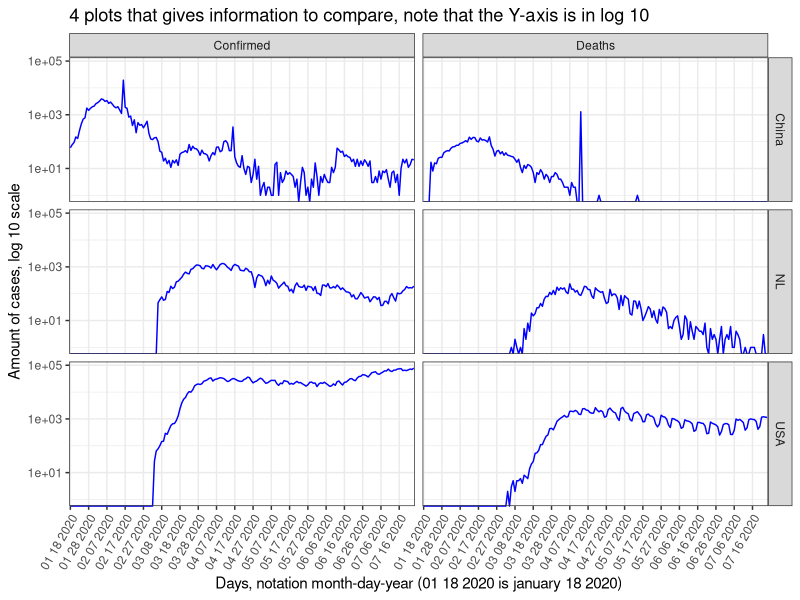
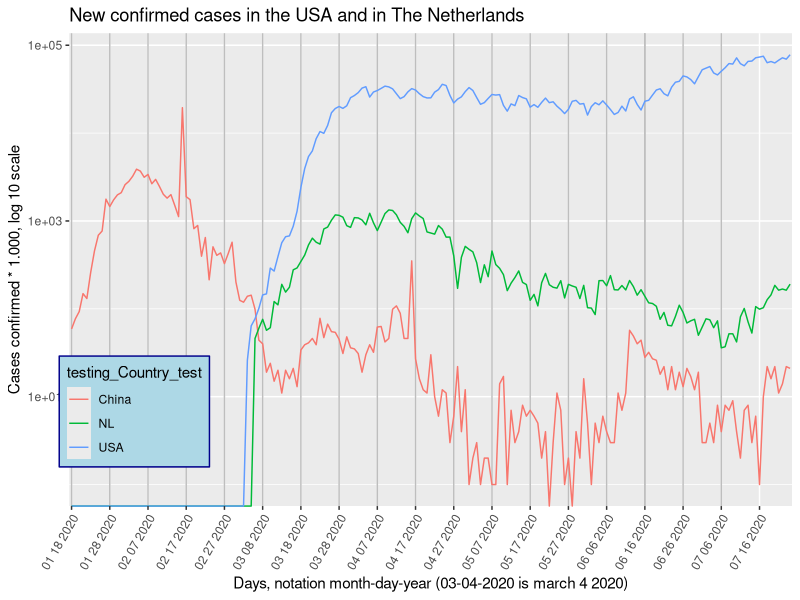
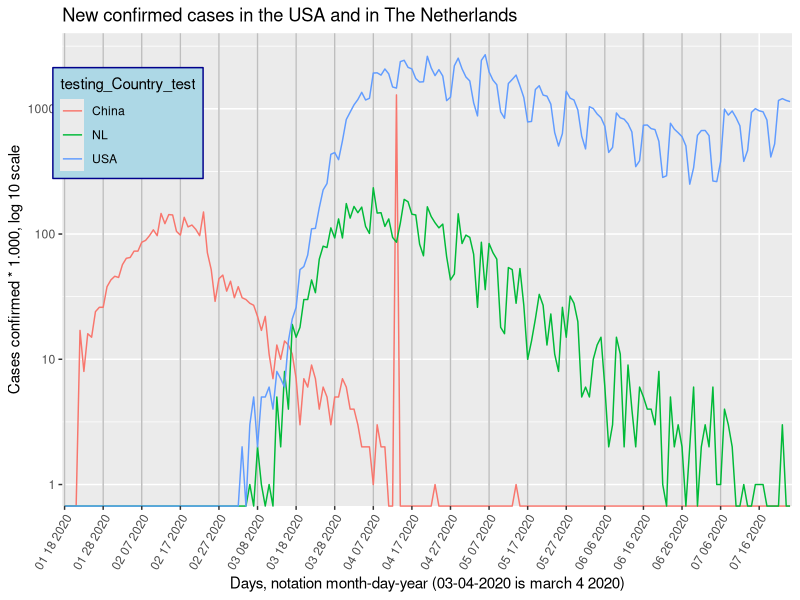
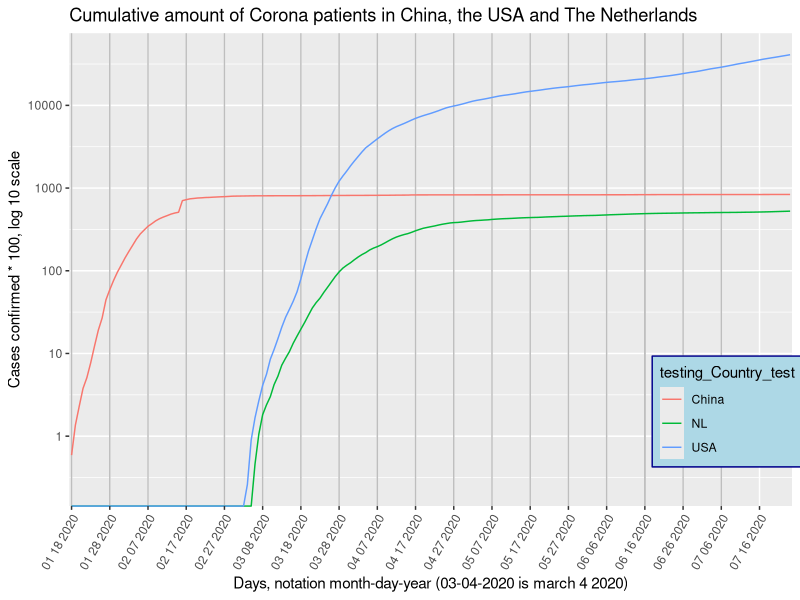
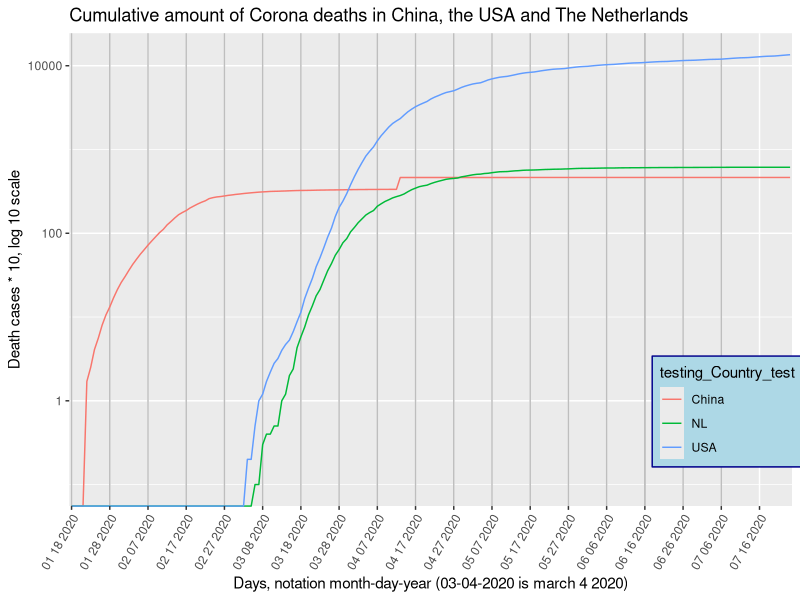
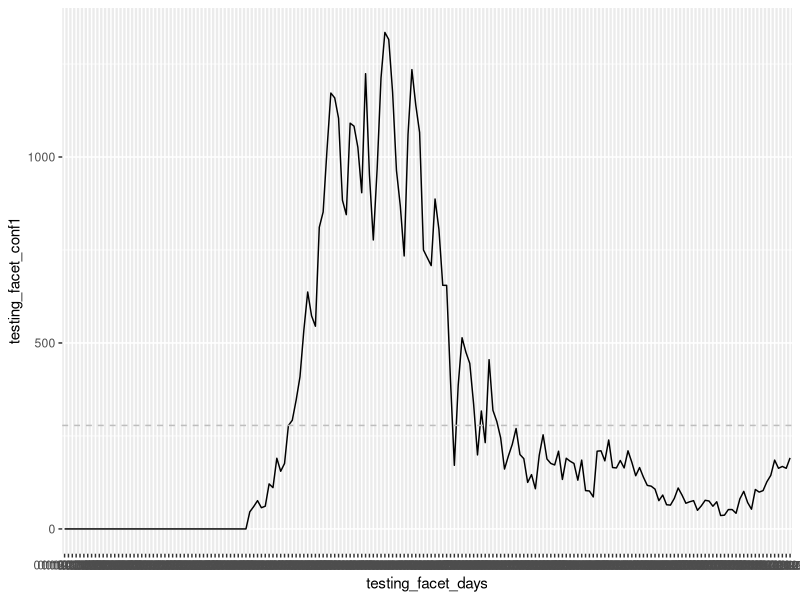
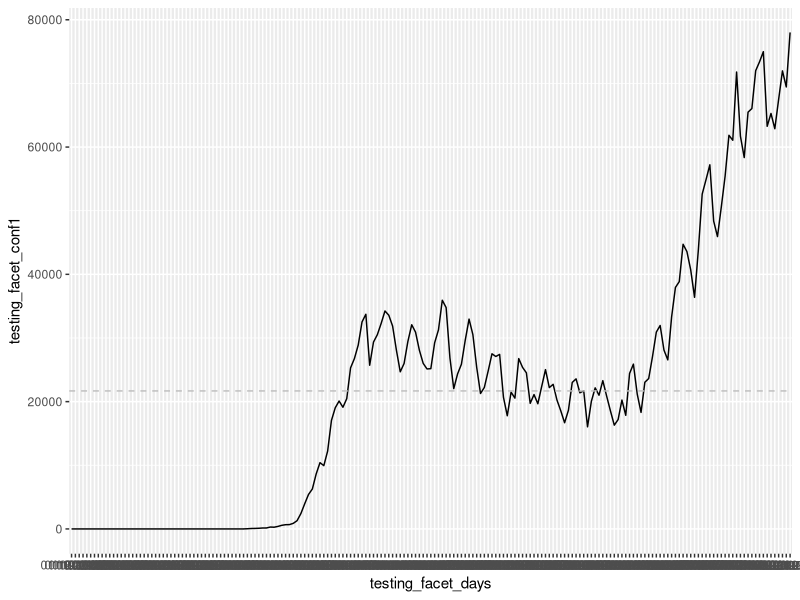
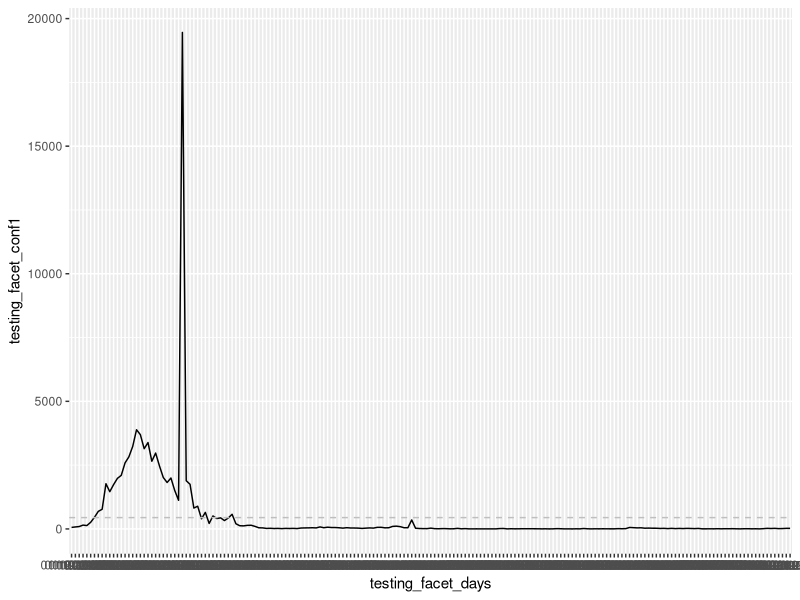

The R script that drew these images, in order:
## ---- chunk 1
library(tidyverse)
library(ggrepel)
library(knitr)
library(kableExtra)
library(ggplot2)
## ---- chunk 2

testing_facet_days_1_time <- c("01 18 2020", "01 19 2020", "01 20 2020", "01 21 2020", "01 22 2020", "01 23 2020", "01 24 2020", "01 25 2020", "01 26 2020", "01 27 2020", "01 28 2020", "01 29 2020", "01 30 2020", "01 31 2020", "02 01 2020", "02 02 2020", "02 03 2020", "02 04 2020", "02 05 2020", "02 06 2020", "02 07 2020", "02 08 2020", "02 09 2020", "02 10 2020", "02 11 2020", "02 12 2020", "02 13 2020", "02 14 2020", "02 15 2020", "02 16 2020", "02 17 2020", "02 18 2020", "02 19 2020", "02 20 2020", "02 21 2020", "02 22 2020", "02 23 2020", "02 24 2020", "02 25 2020", "02 26 2020", "02 27 2020", "02 28 2020", "02 29 2020", "03 01 2020",  "03 02 2020", "03 03 2020", "03 04 2020", "03 05 2020", "03 06 2020", "03 07 2020", "03 08 2020", "03 09 2020", "03 10 2020", "03 11 2020", "03 12 2020", "03 13 2020", "03 14 2020", "03 15 2020", "03 16 2020", "03 17 2020", "03 18 2020", "03 19 2020", "03 20 2020", "03 21 2020", "03 22 2020", "03 23 2020", "03 24 2020", "03 25 2020", "03 26 2020", "03 27 2020", "03 28 2020", "03 29 2020", "03 30 2020", "03 31 2020", "04 01 2020", "04 02 2020", "04 03 2020", "04 04 2020", "04 05 2020", "04 06 2020", "04 07 2020", "04 08 2020", "04 09 2020", "04 10 2020", "04 11 2020", "04 12 2020", "04 13 2020", "04 14 2020", "04 15 2020", "04 16 2020", "04 17 2020", "04 18 2020", "04 19 2020", "04 20 2020", "04 21 2020", "04 22 2020", "04 23 2020", "04 24 2020", "04 25 2020", "04 26 2020", "04 27 2020", "04 28 2020", "04 29 2020", "04 30 2020", "05 01 2020", "05 02 2020", "05 03 2020", "05 04 2020", "05 05 2020", "05 06 2020", "05 07 2020", "05 08 2020", "05 09 2020", "05 10 2020", "05 11 2020", "05 12 2020", "05 13 2020", "05 14 2020", "05 15 2020", "05 16 2020", "05 17 2020", "05 18 2020", "05 19 2020", "05 20 2020", "05 21 2020", "05 22 2020", "05 23 2020", "05 24 2020", "05 25 2020", "05 26 2020", "05 27 2020", "05 28 2020", "05 29 2020", "05 30 2020", "05 31 2020", "06 01 2020", "06 02 2020", "06 03 2020", "06 04 2020", "06 05 2020", "06 06 2020", "06 07 2020", "06 08 2020", "06 09 2020", "06 10 2020", "06 11 2020", "06 12 2020", "06 13 2020", "06 14 2020", "06 15 2020", "06 16 2020", "06 17 2020", "06 18 2020", "06 19 2020", "06 20 2020", "06 21 2020", "06 22 2020", "06 23 2020", "06 24 2020", "06 25 2020", "06 26 2020", "06 27 2020", "06 28 2020", "06 29 2020", "06 30 2020", "07 01 2020", "07 02 2020", "07 03 2020", "07 04 2020", "07 05 2020", "07 06 2020", "07 07 2020", "07 08 2020", "07 09 2020", "07 10 2020", "07 11 2020", "07 12 2020", "07 13 2020", "07 14 2020", "07 15 2020", "07 16 2020", "07 17 2020", "07 18 2020", "07 19 2020", "07 20 2020", "07 21 2020", "07 22 2020", "07 23 2020", "07 24 2020")

testing_some_days_test_db <- c("01 18 2020", "", "", "", "", "", "", "", "", "", "01 28 2020", "", "", "", "", "", "", "", "", "", "02 07 2020", "", "", "", "", "", "", "", "", "", "02 17 2020", "", "", "", "", "", "", "", "", "", "02 27 2020", "", "", "", "", "", "", "", "", "", "03 08 2020", "", "", "", "", "", "", "", "", "", "03 18 2020", "", "", "", "", "", "", "", "", "", "03 28 2020", "", "", "", "", "", "", "", "", "", "04 07 2020", "", "", "", "", "", "", "", "", "", "04 17 2020", "", "", "", "", "", "", "", "", "", "04 27 2020", "", "", "", "", "", "", "", "", "", "05 07 2020", "", "", "", "", "", "", "", "", "", "05 17 2020", "", "", "", "", "", "", "", "", "", "05 27 2020", "", "", "", "", "", "", "", "", "", "06 06 2020", "", "", "", "", "", "", "", "", "", "06 16 2020", "", "", "", "", "", "", "", "", "", "06 26 2020", "", "", "", "", "", "", "", "", "", "07 06 2020", "", "", "", "", "", "", "", "", "", "07 16 2020", "", "", "", "", "", "", "", "")

testing_total_new_confirmed_cases_USA <- c(0, 0, 0, 0, 0, 0, 0, 0, 0, 0,0, 0, 0, 0, 0, 0, 0, 0, 0, 0,0, 0, 0, 0, 0, 0, 0, 0, 0, 0,0, 0, 0, 0, 0, 0, 0, 0, 0, 0, 0, 0, 0, 0, 0, 0, 26, 64, 77, 101, 144, 148, 291, 269, 393, 565, 662, 676, 872, 1291, 2410, 3948, 5417, 6271, 8631, 10410, 9939, 12226, 17050, 19046, 20093, 19118, 20463, 25305, 26756, 28879, 32525, 33725, 25717, 29359, 30512, 32282, 34243, 33578, 31869, 28057, 24685, 25987, 29465, 32076, 30915, 28084, 26013, 25132, 25178, 29246, 31277, 35930, 34782, 26858, 22042, 24359, 25869, 29637, 32964, 30531, 25382, 21278, 22226, 24805, 27514, 27095, 27421, 20697, 17779, 21486, 20549, 26762, 25382, 24527, 19731, 21109, 19662, 22368, 25028, 22206, 22717, 20253, 18554, 16682, 18636, 23016, 23575, 21385, 21696, 16040, 20039, 22162, 21004, 23292, 20865, 18535, 16301, 17180, 20244, 17849, 24421, 25891, 21191, 18307, 23047, 23624, 27082, 30927, 31963, 28095, 26558, 33315, 37945, 38853, 44726, 43581, 40691, 36390, 43865, 52609, 54869, 57209, 48369, 45932, 50586, 55442, 61848, 61067, 71787, 61719, 58349, 65488, 66048, 72005, 73388, 74987, 63259, 65279, 62879, 67479, 71967, 69443, 78009)

testing_total_new_death_cases_USA <- c(0, 0, 0, 0, 0, 0, 0, 0, 0, 0,0, 0, 0, 0, 0, 0, 0, 0, 0, 0,0, 0, 0, 0, 0, 0, 0, 0, 0, 0,0, 0, 0, 0, 0, 0, 0, 0, 0, 0, 0, 0, 0, 0, 0, 0, 2, 0, 3, 5, 2, 5, 5, 6, 4, 8, 7, 6, 14, 21, 26, 52, 55, 68, 110, 111, 162, 225, 253, 433, 447, 392, 554, 821, 940, 1075, 1185, 1353, 1175, 1212, 1928, 1936, 1856, 2078, 1899, 1493, 1462, 2378, 2438, 2141, 2080, 1743, 1634, 1643, 2624, 2119, 1840, 2053, 1825, 1161, 1237, 2204, 2536, 2083, 1794, 1668, 1117, 877, 2435, 2701, 1971, 1695, 1555, 945, 840, 1591, 1715, 1858, 1524, 1231, 785, 792, 1425, 1528, 1286, 1262, 1089, 646, 504, 634, 1379, 1216, 1175, 979, 605, 478, 1039, 1004, 909, 849, 725, 448, 491, 926, 847, 826, 759, 654, 345, 384, 739, 742, 694, 682, 550, 283, 292, 766, 688, 644, 599, 506, 250, 338, 613, 670, 671, 610, 265, 262, 378, 993, 890, 960, 849, 731, 380, 465, 936, 1002, 963, 946,813, 412, 524, 1165, 1205, 1166, 1141)

testing_total_new_confirmed_cases_NL <- c(0, 0, 0, 0, 0, 0, 0, 0, 0, 0,0, 0, 0, 0, 0, 0, 0, 0, 0, 0,0, 0, 0, 0, 0, 0, 0, 0, 0, 0,0, 0, 0, 0, 0, 0, 0, 0, 0, 0, 0, 0, 0, 0, 0, 0, 0, 0, 46, 60, 76, 57, 61, 121, 111, 190, 155, 176, 278, 292, 346, 409, 534, 637, 573, 545, 811, 852, 1019, 1172, 1159, 1104, 884, 845, 1091, 1083, 1026, 904, 1224, 952, 777, 969, 1213, 1335, 1316, 1174, 964, 868, 734, 1061, 1235, 1140, 1066, 750, 729, 708, 887, 806, 655, 655, 400, 171, 386, 514, 475, 445, 335, 199, 317, 232, 455, 319, 289, 245, 161, 196, 227, 270, 200, 189, 125, 146, 108, 198, 253, 188, 176, 172, 209, 133, 190, 182, 176, 131, 185, 103, 102, 86, 209, 210, 183, 239, 165, 164, 184, 164, 210, 179, 143, 165, 139, 117, 115, 107, 76, 91, 65, 64, 82, 110, 91, 69, 73, 76, 50, 62, 77, 75, 61, 73, 36, 37, 52, 52, 42, 81, 101, 71, 53, 106, 99, 103, 127, 144, 185, 163, 168, 163, 191)

testing_total_new_death_cases_NL <- c(0, 0, 0, 0, 0, 0, 0, 0, 0, 0,0, 0, 0, 0, 0, 0, 0, 0, 0, 0,0, 0, 0, 0, 0, 0, 0, 0, 0, 0,0, 0, 0, 0, 0, 0, 0, 0, 0, 0, 0, 0, 0, 0, 0, 0, 0, 0, 1, 0, 2, 1, 0, 1, 0, 5, 2, 8, 4, 19, 15, 18, 30, 30, 43, 34, 63, 80, 78, 112, 93, 132, 93, 175, 134, 166, 148, 164, 115, 101, 234, 147, 148, 115, 132, 94, 86, 122, 189, 181, 144, 142, 83, 67, 165, 138, 123, 112, 120, 66, 43, 48, 145, 84, 98, 94, 69, 26, 86, 36, 84, 71, 63, 18, 16, 54, 52, 28, 53, 27, 10, 14, 21, 33, 27, 13, 23, 11, 8, 26, 15, 32, 28, 20, 5, 6, 5, 10, 13, 15, 6, 2, 3, 15, 11, 2, 9, 4, 2, 6, 5, 4, 4, 3, 8, 1, 0, 5, 2, 3, 2, 0, 2, 6, 0, 2, 3, 2, 6, 1, 1, 4, 3, 2, 0, 0, 1, 0, 0, 1, 1, 1, 0, 0, 0, 0, 3, 0, 0)

testing_total_new_confirmed_cases_CH <- c(59, 77, 93, 149, 131, 259, 457, 688, 769, 1771, 1459, 1737, 1981, 2099, 2589, 2825, 3233, 3886, 3694, 3143, 3385, 2652, 2973, 2467, 2015, 1819, 1995, 1503, 1121, 19457, 1888, 1749, 817, 889, 397, 648, 214, 508, 406, 433, 327, 427, 573, 202, 125, 119, 139, 143, 99, 44, 40, 19, 24, 15, 20, 11, 20, 16, 21, 13, 34, 39, 41, 46, 39, 78, 47, 67, 55, 54, 45, 31, 48, 36, 35, 31, 19, 30, 39, 32, 62, 63, 42, 46, 99, 108, 89, 46, 46, 351, 27, 16, 12, 11, 30, 10, 6, 12, 11, 3, 6, 22, 4, 12, 1, 2, 3, 1, 2, 2, 1, 1, 14, 17, 1, 7, 3, 4, 8, 6, 7, 6, 5, 2, 4, 0, 3, 11, 7, 1, 2, 0, 4, 2, 16, 5, 1, 5, 3, 6, 4, 3, 3, 11, 7, 11, 57, 49, 40, 44, 28, 32, 27, 26, 18, 22, 12, 22, 12, 19, 13, 21, 17, 12, 19, 3, 3, 5, 3, 8, 4, 8, 7, 9, 4, 2, 7, 8, 3, 6, 1, 10, 22, 16, 22, 11, 14, 22, 21)

testing_total_new_death_cases_CH <- c(0, 0, 0, 0, 17, 8, 16, 15, 24, 26, 26, 38, 43, 46, 45, 57, 64, 65, 73, 73, 86, 89, 97, 108, 97, 146, 121, 143, 142, 105, 98, 136, 114, 118, 109, 97, 150, 71, 52, 29, 44, 47, 35, 42, 31, 38, 31, 30, 28, 27, 22, 17, 22, 11, 7, 13, 10, 14, 13, 11, 7, 3, 7, 6, 9, 7, 4, 6, 5, 3, 5, 5, 7, 6, 4, 4, 3, 2, 2, 2, 1, 3, 2, 2, 0, 0, 1290, 0, 0, 0, 0, 0, 0, 0, 0, 0, 1, 0, 0, 0, 0, 0, 0, 0, 0, 0, 0, 0, 0, 0, 0, 0, 0, 0, 0, 0, 0, 1, 0, 0, 0, 0, 0, 0, 0, 0, 0, 0, 0, 0, 0, 0, 0, 0, 0, 0, 0, 0,0, 0, 0, 0, 0, 0, 0, 0, 0, 0,0, 0, 0, 0, 0, 0, 0, 0, 0, 0, 0, 0, 0, 0, 0, 0, 0, 0, 0, 0, 0, 0, 0, 0, 0, 0, 0, 0, 0, 0, 0, 0, 0, 0, 0, 0, 0, 0, 0, 0, 0)


testing_facet_country_NL <- c("NL", "NL","NL", "NL", "NL", "NL","NL", "NL", "NL", "NL", "NL", "NL", "NL", "NL", "NL", "NL", "NL", "NL", "NL", "NL", "NL", "NL", "NL", "NL", "NL", "NL", "NL", "NL", "NL", "NL", "NL", "NL", "NL", "NL", "NL", "NL", "NL", "NL", "NL", "NL", "NL", "NL", "NL", "NL", "NL", "NL", "NL", "NL", "NL" ,"NL", "NL", "NL", "NL", "NL", "NL", "NL", "NL", "NL", "NL", "NL", "NL", "NL", "NL", "NL", "NL", "NL", "NL", "NL", "NL", "NL", "NL", "NL", "NL", "NL", "NL", "NL", "NL", "NL", "NL", "NL", "NL", "NL", "NL", "NL", "NL", "NL", "NL", "NL", "NL", "NL", "NL", "NL", "NL", "NL", "NL" ,"NL", "NL", "NL", "NL", "NL", "NL", "NL", "NL", "NL", "NL", "NL", "NL", "NL", "NL", "NL", "NL", "NL", "NL", "NL", "NL", "NL", "NL", "NL", "NL", "NL", "NL", "NL", "NL", "NL", "NL", "NL", "NL", "NL", "NL", "NL", "NL", "NL", "NL", "NL", "NL", "NL", "NL", "NL", "NL", "NL", "NL", "NL", "NL", "NL", "NL", "NL", "NL", "NL", "NL", "NL", "NL", "NL", "NL", "NL", "NL", "NL", "NL", "NL", "NL", "NL", "NL", "NL" , "NL", "NL", "NL", "NL", "NL", "NL" , "NL", "NL", "NL", "NL", "NL", "NL", "NL", "NL", "NL", "NL", "NL", "NL", "NL", "NL", "NL", "NL", "NL", "NL", "NL", "NL", "NL")
testing_facet_country_USA <- c("USA", "USA", "USA",  "USA", "USA", "USA", "USA", "USA", "USA", "USA", "USA", "USA", "USA", "USA", "USA", "USA", "USA", "USA", "USA", "USA", "USA", "USA", "USA", "USA", "USA", "USA", "USA", "USA", "USA", "USA", "USA", "USA", "USA", "USA", "USA", "USA", "USA", "USA", "USA", "USA", "USA", "USA", "USA", "USA", "USA", "USA", "USA", "USA", "USA", "USA", "USA", "USA", "USA", "USA", "USA", "USA", "USA", "USA", "USA", "USA", "USA" ,"USA", "USA", "USA", "USA", "USA", "USA", "USA", "USA", "USA", "USA", "USA", "USA", "USA", "USA", "USA", "USA", "USA", "USA", "USA", "USA", "USA", "USA", "USA", "USA", "USA", "USA", "USA", "USA", "USA", "USA", "USA", "USA", "USA", "USA", "USA", "USA", "USA", "USA", "USA", "USA", "USA", "USA", "USA", "USA", "USA", "USA" ,"USA", "USA", "USA", "USA", "USA", "USA", "USA", "USA", "USA", "USA", "USA", "USA", "USA", "USA", "USA", "USA", "USA", "USA", "USA", "USA", "USA", "USA", "USA", "USA", "USA", "USA", "USA", "USA", "USA", "USA", "USA", "USA", "USA", "USA", "USA", "USA", "USA", "USA", "USA", "USA", "USA", "USA", "USA", "USA", "USA", "USA", "USA", "USA", "USA", "USA", "USA", "USA", "USA", "USA", "USA", "USA", "USA", "USA", "USA", "USA", "USA","USA", "USA", "USA", "USA", "USA", "USA", "USA","USA", "USA", "USA", "USA", "USA", "USA", "USA", "USA", "USA", "USA", "USA", "USA", "USA", "USA")
testing_facet_country_CH <- c("China", "China", "China", "China", "China", "China", "China", "China", "China", "China", "China", "China", "China", "China", "China", "China", "China", "China", "China", "China", "China", "China", "China", "China", "China", "China", "China", "China", "China", "China","China", "China", "China", "China", "China", "China", "China", "China", "China", "China", "China", "China", "China", "China", "China", "China", "China", "China", "China", "China", "China", "China", "China", "China", "China", "China", "China", "China", "China", "China", "China", "China", "China", "China" ,"China", "China", "China", "China", "China", "China", "China", "China", "China", "China", "China", "China", "China", "China", "China", "China", "China", "China", "China", "China", "China", "China", "China", "China", "China", "China", "China", "China", "China", "China", "China", "China", "China", "China", "China", "China", "China", "China", "China", "China", "China", "China", "China", "China", "China", "China" ,"China", "China", "China", "China", "China", "China", "China", "China", "China", "China", "China", "China", "China", "China", "China", "China", "China", "China", "China", "China", "China", "China", "China", "China", "China", "China", "China", "China", "China", "China", "China", "China", "China", "China", "China", "China", "China", "China", "China", "China", "China", "China", "China", "China", "China", "China", "China", "China", "China", "China", "China", "China", "China", "China", "China", "China", "China", "China", "China", "China", "China", "China", "China", "China", "China", "China", "China", "China", "China", "China", "China", "China", "China", "China", "China", "China", "China", "China", "China")

testing_facet_conf <- c("Confirmed", "Confirmed", "Confirmed", "Confirmed", "Confirmed", "Confirmed", "Confirmed", "Confirmed", "Confirmed", "Confirmed", "Confirmed", "Confirmed", "Confirmed", "Confirmed", "Confirmed", "Confirmed", "Confirmed", "Confirmed", "Confirmed", "Confirmed", "Confirmed", "Confirmed", "Confirmed", "Confirmed", "Confirmed", "Confirmed", "Confirmed", "Confirmed", "Confirmed", "Confirmed", "Confirmed", "Confirmed", "Confirmed", "Confirmed", "Confirmed", "Confirmed", "Confirmed", "Confirmed", "Confirmed", "Confirmed", "Confirmed", "Confirmed", "Confirmed", "Confirmed", "Confirmed", "Confirmed", "Confirmed", "Confirmed", "Confirmed", "Confirmed", "Confirmed", "Confirmed", "Confirmed", "Confirmed", "Confirmed", "Confirmed", "Confirmed", "Confirmed", "Confirmed", "Confirmed", "Confirmed", "Confirmed", "Confirmed", "Confirmed", "Confirmed", "Confirmed", "Confirmed", "Confirmed", "Confirmed", "Confirmed", "Confirmed", "Confirmed", "Confirmed", "Confirmed", "Confirmed", "Confirmed", "Confirmed", "Confirmed", "Confirmed", "Confirmed", "Confirmed", "Confirmed", "Confirmed", "Confirmed", "Confirmed", "Confirmed", "Confirmed", "Confirmed", "Confirmed", "Confirmed", "Confirmed", "Confirmed", "Confirmed", "Confirmed", "Confirmed", "Confirmed", "Confirmed", "Confirmed", "Confirmed", "Confirmed", "Confirmed", "Confirmed", "Confirmed", "Confirmed", "Confirmed", "Confirmed", "Confirmed", "Confirmed", "Confirmed", "Confirmed", "Confirmed", "Confirmed", "Confirmed", "Confirmed", "Confirmed", "Confirmed", "Confirmed", "Confirmed", "Confirmed", "Confirmed", "Confirmed", "Confirmed", "Confirmed", "Confirmed", "Confirmed", "Confirmed", "Confirmed", "Confirmed", "Confirmed", "Confirmed", "Confirmed", "Confirmed", "Confirmed", "Confirmed", "Confirmed", "Confirmed", "Confirmed", "Confirmed", "Confirmed", "Confirmed", "Confirmed", "Confirmed", "Confirmed", "Confirmed", "Confirmed", "Confirmed", "Confirmed", "Confirmed", "Confirmed", "Confirmed", "Confirmed", "Confirmed", "Confirmed", "Confirmed", "Confirmed", "Confirmed", "Confirmed", "Confirmed", "Confirmed", "Confirmed", "Confirmed", "Confirmed", "Confirmed", "Confirmed", "Confirmed", "Confirmed", "Confirmed", "Confirmed", "Confirmed", "Confirmed", "Confirmed", "Confirmed", "Confirmed", "Confirmed", "Confirmed", "Confirmed", "Confirmed", "Confirmed", "Confirmed", "Confirmed", "Confirmed", "Confirmed", "Confirmed", "Confirmed", "Confirmed", "Confirmed", "Confirmed", "Confirmed", "Confirmed")
testing_facet_deaths <- c("Deaths", "Deaths", "Deaths", "Deaths", "Deaths", "Deaths", "Deaths", "Deaths", "Deaths", "Deaths", "Deaths", "Deaths", "Deaths", "Deaths", "Deaths", "Deaths", "Deaths", "Deaths", "Deaths", "Deaths", "Deaths", "Deaths", "Deaths", "Deaths", "Deaths", "Deaths", "Deaths", "Deaths", "Deaths", "Deaths", "Deaths", "Deaths", "Deaths", "Deaths", "Deaths", "Deaths", "Deaths", "Deaths", "Deaths", "Deaths", "Deaths", "Deaths", "Deaths", "Deaths", "Deaths", "Deaths", "Deaths", "Deaths", "Deaths", "Deaths", "Deaths", "Deaths", "Deaths", "Deaths", "Deaths", "Deaths", "Deaths", "Deaths", "Deaths", "Deaths", "Deaths", "Deaths", "Deaths", "Deaths", "Deaths", "Deaths", "Deaths", "Deaths", "Deaths", "Deaths", "Deaths", "Deaths", "Deaths", "Deaths", "Deaths", "Deaths", "Deaths", "Deaths", "Deaths", "Deaths", "Deaths", "Deaths", "Deaths", "Deaths", "Deaths", "Deaths", "Deaths", "Deaths", "Deaths", "Deaths", "Deaths", "Deaths", "Deaths", "Deaths", "Deaths", "Deaths", "Deaths", "Deaths", "Deaths", "Deaths", "Deaths", "Deaths", "Deaths", "Deaths", "Deaths", "Deaths", "Deaths", "Deaths", "Deaths", "Deaths", "Deaths", "Deaths", "Deaths", "Deaths", "Deaths", "Deaths", "Deaths", "Deaths", "Deaths", "Deaths", "Deaths", "Deaths", "Deaths", "Deaths", "Deaths", "Deaths", "Deaths", "Deaths", "Deaths", "Deaths", "Deaths", "Deaths", "Deaths", "Deaths", "Deaths", "Deaths", "Deaths", "Deaths", "Deaths", "Deaths", "Deaths", "Deaths", "Deaths", "Deaths", "Deaths", "Deaths", "Deaths", "Deaths", "Deaths", "Deaths", "Deaths", "Deaths", "Deaths", "Deaths", "Deaths", "Deaths", "Deaths", "Deaths", "Deaths", "Deaths", "Deaths", "Deaths", "Deaths", "Deaths", "Deaths", "Deaths", "Deaths", "Deaths", "Deaths", "Deaths", "Deaths", "Deaths", "Deaths", "Deaths", "Deaths", "Deaths", "Deaths", "Deaths", "Deaths", "Deaths", "Deaths", "Deaths", "Deaths", "Deaths", "Deaths", "Deaths", "Deaths", "Deaths", "Deaths")

testing_some_days_test_db <- c("01 18 2020", "", "", "", "", "", "", "", "", "", "01 28 2020", "", "", "", "", "", "", "", "", "", "02 07 2020", "", "", "", "", "", "", "", "", "", "02 17 2020", "", "", "", "", "", "", "", "", "", "02 27 2020", "", "", "", "", "", "", "", "", "", "03 08 2020", "", "", "", "", "", "", "", "", "", "03 18 2020", "", "", "", "", "", "", "", "", "", "03 28 2020", "", "", "", "", "", "", "", "", "", "04 07 2020", "", "", "", "", "", "", "", "", "", "04 17 2020", "", "", "", "", "", "", "", "", "", "04 27 2020", "", "", "", "", "", "", "", "", "", "05 07 2020", "", "", "", "", "", "", "", "", "", "05 17 2020", "", "", "", "", "", "", "", "", "", "05 27 2020", "", "", "", "", "", "", "", "", "", "06 06 2020", "", "", "", "", "", "", "", "", "", "06 16 2020", "", "", "", "", "", "", "", "", "", "06 26 2020", "", "", "", "", "", "", "", "", "", "07 06 2020", "", "", "", "", "", "", "", "", "", "07 16 2020", "", "", "", "", "", "", "", "")

day <- length(testing_facet_days_1_time)
testing_facet_days <- c(testing_facet_days_1_time, testing_facet_days_1_time, testing_facet_days_1_time, testing_facet_days_1_time, testing_facet_days_1_time, testing_facet_days_1_time)
testing_total_confirmed_cases_cum_USA <- cumsum(testing_total_new_confirmed_cases_USA)
testing_total_death_cases_cum_USA <- cumsum(testing_total_new_death_cases_USA)
testing_total_confirmed_cases_cum_NL <- cumsum(testing_total_new_confirmed_cases_NL)
testing_total_death_cases_cum_NL <- cumsum(testing_total_new_death_cases_NL)
testing_total_confirmed_cases_cum_CH <- cumsum(testing_total_new_confirmed_cases_CH)
testing_total_death_cases_cum_CH <- cumsum(testing_total_new_death_cases_CH)
testing_facet_amount_cases <- c(testing_total_new_confirmed_cases_NL, testing_total_new_confirmed_cases_USA, testing_total_new_confirmed_cases_CH, testing_total_new_death_cases_NL, testing_total_new_death_cases_USA, testing_total_new_death_cases_CH)
testing_facet_cases <- c(testing_facet_conf, testing_facet_conf, testing_facet_conf, testing_facet_deaths, testing_facet_deaths, testing_facet_deaths)
testing_facet_country1 <- c(testing_facet_country_NL, testing_facet_country_USA, testing_facet_country_CH)
testing_facet_country <- c(testing_facet_country1, testing_facet_country1)
testing_some_days <- c(testing_some_days_test_db, testing_some_days_test_db, testing_some_days_test_db, testing_some_days_test_db, testing_some_days_test_db, testing_some_days_test_db)
testing_facet_conf1 <- c(testing_total_new_confirmed_cases_NL, testing_total_new_confirmed_cases_USA, testing_total_new_confirmed_cases_CH, testing_total_new_death_cases_NL, testing_total_new_death_cases_USA, testing_total_new_death_cases_CH)
testing_cum1 <- c(testing_total_confirmed_cases_cum_NL, testing_total_confirmed_cases_cum_USA, testing_total_confirmed_cases_cum_CH, testing_total_death_cases_cum_NL, testing_total_death_cases_cum_USA, testing_total_death_cases_cum_CH)
testing_sort_case <- c(testing_facet_conf, testing_facet_conf, testing_facet_conf, testing_facet_deaths, testing_facet_deaths, testing_facet_deaths)
testing_Country_test <- c(testing_facet_country1, testing_facet_country1)
testing_DB <- data.frame(testing_facet_days, testing_facet_amount_cases, testing_facet_cases, testing_facet_country)
db_test1000 <- data.frame(testing_facet_days, testing_some_days, testing_facet_conf1, testing_cum1, testing_Country_test, testing_sort_case)
## ---- chunk 3
testing_DB %>% ggplot(aes(testing_facet_days, testing_facet_amount_cases, group = 1)) + theme_bw() + geom_line(color = "blue") + facet_grid(testing_facet_country ~ testing_facet_cases) + theme(axis.text.x = element_text(angle = 60, vjust = 1, hjust = 1)) + scale_y_continuous(trans = "log10") + scale_x_discrete(breaks = testing_some_days_test_db, labels = testing_some_days_test_db) + xlab("Days, notation month-day-year (01 18 2020 is january 18 2020)") + ylab("Amount of cases, log 10 scale") + ggtitle("4 plots that gives information to compare, note that the Y-axis is in log 10") 
## ---- chunk 4
db_test1000 %>% filter(testing_sort_case == "Confirmed") %>%
  ggplot(aes(testing_facet_days, testing_facet_conf1, group = testing_Country_test)) + scale_y_log10() + theme(axis.text.x = element_text(angle = 60, vjust = 1, hjust = 1)) + scale_x_discrete(breaks = testing_some_days, labels = testing_some_days) + geom_vline(xintercept = "01 18 2020", color = "gray") + geom_vline(xintercept = "01 28 2020", color = "gray") + geom_vline(xintercept = "02 07 2020", color = "gray") + geom_vline(xintercept = "02 17 2020", color = "gray") + geom_vline(xintercept = "02 27 2020", color = "gray") + geom_vline(xintercept = "03 08 2020", color = "gray") + geom_vline(xintercept = "03 18 2020", color = "gray") + geom_vline(xintercept = "03 28 2020", color = "gray") + geom_vline(xintercept = "04 07 2020", color = "gray") + geom_vline(xintercept = "04 17 2020", color = "gray") + geom_vline(xintercept = "04 27 2020", color = "gray") + geom_vline(xintercept = "05 07 2020", color = "gray") + geom_vline(xintercept = "05 17 2020", color = "gray") + geom_vline(xintercept = "05 27 2020", color = "gray") + geom_vline(xintercept = "06 06 2020", color = "gray") + geom_vline(xintercept = "06 16 2020", color = "gray") + geom_vline(xintercept = "06 16 2020", color = "gray") + geom_vline(xintercept = "06 26 2020", color = "gray") + geom_vline(xintercept = "07 06 2020", color = "gray") + geom_line(aes(color = testing_Country_test)) + theme(legend.position = c(0.09, 0.20), legend.background = element_rect(fill = "lightblue", size = 0.5, linetype = "solid", color = "darkblue")) + ylab("Cases confirmed * 1.000, log 10 scale") + xlab("Days, notation month-day-year (03-04-2020 is march 4 2020)") + ggtitle("New confirmed cases in the USA and in The Netherlands")
## ---- chunk 5
db_test1000 %>% filter(testing_sort_case == "Deaths") %>%
  ggplot(aes(testing_facet_days, testing_facet_conf1, group = testing_Country_test)) + scale_y_log10() + theme(axis.text.x = element_text(angle = 60, vjust = 1, hjust = 1)) + scale_x_discrete(breaks = testing_some_days, labels = testing_some_days) + geom_vline(xintercept = "01 18 2020", color = "gray") + geom_vline(xintercept = "01 28 2020", color = "gray") + geom_vline(xintercept = "02 07 2020", color = "gray") + geom_vline(xintercept = "02 17 2020", color = "gray") + geom_vline(xintercept = "02 27 2020", color = "gray") + geom_vline(xintercept = "03 08 2020", color = "gray") + geom_vline(xintercept = "03 18 2020", color = "gray") + geom_vline(xintercept = "03 28 2020", color = "gray") + geom_vline(xintercept = "04 07 2020", color = "gray") + geom_vline(xintercept = "04 17 2020", color = "gray") + geom_vline(xintercept = "04 27 2020", color = "gray") + geom_vline(xintercept = "05 07 2020", color = "gray") + geom_vline(xintercept = "05 17 2020", color = "gray") + geom_vline(xintercept = "05 27 2020", color = "gray") + geom_vline(xintercept = "06 06 2020", color = "gray") + geom_vline(xintercept = "06 16 2020", color = "gray") + geom_vline(xintercept = "06 16 2020", color = "gray") + geom_vline(xintercept = "06 26 2020", color = "gray") + geom_vline(xintercept = "07 06 2020", color = "gray") + geom_line(aes(color = testing_Country_test))  + theme(legend.position = c(0.09, 0.81), legend.background = element_rect(fill = "lightblue", size = 0.5, linetype = "solid", color = "darkblue")) + ylab("Cases confirmed * 1.000, log 10 scale") + xlab("Days, notation month-day-year (03-04-2020 is march 4 2020)") + ggtitle("New confirmed cases in the USA and in The Netherlands") 
## ---- chunk 6
db_test1000 %>% filter(testing_sort_case == "Confirmed") %>%
  ggplot(aes(testing_facet_days, testing_cum1/100, group = testing_Country_test)) + scale_y_log10() + theme(axis.text.x = element_text(angle = 60, vjust = 1, hjust = 1)) + scale_x_discrete(breaks = testing_some_days, labels = testing_some_days) + geom_vline(xintercept = "01 18 2020", color = "gray") + geom_vline(xintercept = "01 28 2020", color = "gray") + geom_vline(xintercept = "02 07 2020", color = "gray") + geom_vline(xintercept = "02 17 2020", color = "gray") + geom_vline(xintercept = "02 27 2020", color = "gray") + geom_vline(xintercept = "03 08 2020", color = "gray") + geom_vline(xintercept = "03 18 2020", color = "gray") + geom_vline(xintercept = "03 28 2020", color = "gray") + geom_vline(xintercept = "04 07 2020", color = "gray") + geom_vline(xintercept = "04 17 2020", color = "gray") + geom_vline(xintercept = "04 27 2020", color = "gray") + geom_vline(xintercept = "05 07 2020", color = "gray") + geom_vline(xintercept = "05 17 2020", color = "gray") + geom_vline(xintercept = "05 27 2020", color = "gray") + geom_vline(xintercept = "06 06 2020", color = "gray") + geom_vline(xintercept = "06 16 2020", color = "gray") + geom_vline(xintercept = "06 16 2020", color = "gray") + geom_vline(xintercept = "06 26 2020", color = "gray") + geom_vline(xintercept = "07 06 2020", color = "gray") + geom_line(aes(color = testing_Country_test))  + theme(legend.position = c(0.91, 0.20), legend.background = element_rect(fill = "lightblue", size = 0.5, linetype = "solid", color = "darkblue")) + ylab("Cases confirmed * 100, log 10 scale") + xlab("Days, notation month-day-year (03-04-2020 is march 4 2020)") + ggtitle("Cumulative amount of Corona patients in China, the USA and The Netherlands")
## ---- chunk 7
db_test1000 %>% filter(testing_sort_case == "Deaths") %>%
  ggplot(aes(testing_facet_days, testing_cum1/ 10, group = testing_Country_test)) + scale_y_log10() + theme(axis.text.x = element_text(angle = 60, vjust = 1, hjust = 1)) + scale_x_discrete(breaks = testing_some_days, labels = testing_some_days) + geom_vline(xintercept = "01 18 2020", color = "gray") + geom_vline(xintercept = "01 28 2020", color = "gray") + geom_vline(xintercept = "02 07 2020", color = "gray") + geom_vline(xintercept = "02 17 2020", color = "gray") + geom_vline(xintercept = "02 27 2020", color = "gray") + geom_vline(xintercept = "03 08 2020", color = "gray") + geom_vline(xintercept = "03 18 2020", color = "gray") + geom_vline(xintercept = "03 28 2020", color = "gray") + geom_vline(xintercept = "04 07 2020", color = "gray") + geom_vline(xintercept = "04 17 2020", color = "gray") + geom_vline(xintercept = "04 27 2020", color = "gray") + geom_vline(xintercept = "05 07 2020", color = "gray") + geom_vline(xintercept = "05 17 2020", color = "gray") + geom_vline(xintercept = "05 27 2020", color = "gray") + geom_vline(xintercept = "06 06 2020", color = "gray") + geom_vline(xintercept = "06 16 2020", color = "gray") + geom_vline(xintercept = "06 16 2020", color = "gray") + geom_vline(xintercept = "06 26 2020", color = "gray") + geom_vline(xintercept = "07 06 2020", color = "gray") + geom_line(aes(color = testing_Country_test))  + theme(legend.position = c(0.91, 0.20), legend.background = element_rect(fill = "lightblue", size = 0.5, linetype = "solid", color = "darkblue")) + ylab("Death cases * 10, log 10 scale") + xlab("Days, notation month-day-year (03-04-2020 is march 4 2020)") + ggtitle("Cumulative amount of Corona deaths in China, the USA and The Netherlands") 
## ---- chunk 8
db_test1000 %>% filter(testing_Country_test == "NL" & testing_sort_case == "Confirmed") %>% ggplot(aes(testing_facet_days, testing_facet_conf1, group = 1)) + geom_line() +  geom_hline(yintercept =  mean(testing_cum1[day]/day), linetype = "dashed", color = "gray")

db_test1000 %>% filter(testing_Country_test == "USA" & testing_sort_case == "Confirmed") %>% ggplot(aes(testing_facet_days, testing_facet_conf1, group = 1)) + geom_line() +  geom_hline(yintercept =  mean(testing_cum1[2*day]/day), linetype = "dashed", color = "gray")

db_test1000 %>% filter(testing_Country_test == "China" & testing_sort_case == "Confirmed") %>% ggplot(aes(testing_facet_days, testing_facet_conf1, group = 1)) + geom_line() +  geom_hline(yintercept =  mean(testing_cum1[3*day]/day), linetype = "dashed", color = "gray")

db_test1000 %>% filter(testing_Country_test == "NL" & testing_sort_case == "Deaths") %>% ggplot(aes(testing_facet_days, testing_facet_conf1, group = 1)) + geom_line() +  geom_hline(yintercept =  mean(testing_cum1[4*day]/day), linetype = "dashed", color = "gray")

db_test1000 %>% filter(testing_Country_test == "USA" & testing_sort_case == "Deaths") %>% ggplot(aes(testing_facet_days, testing_facet_conf1, group = 1)) + geom_line() +  geom_hline(yintercept =  mean(testing_cum1[5*day]/day), linetype = "dashed", color = "gray")

db_test1000 %>% filter(testing_Country_test == "China" & testing_sort_case == "Deaths") %>% ggplot(aes(testing_facet_days, testing_facet_conf1, group = 1)) + geom_line() +  geom_hline(yintercept =  mean(testing_cum1[6*day]/day), linetype = "dashed", color = "gray")
